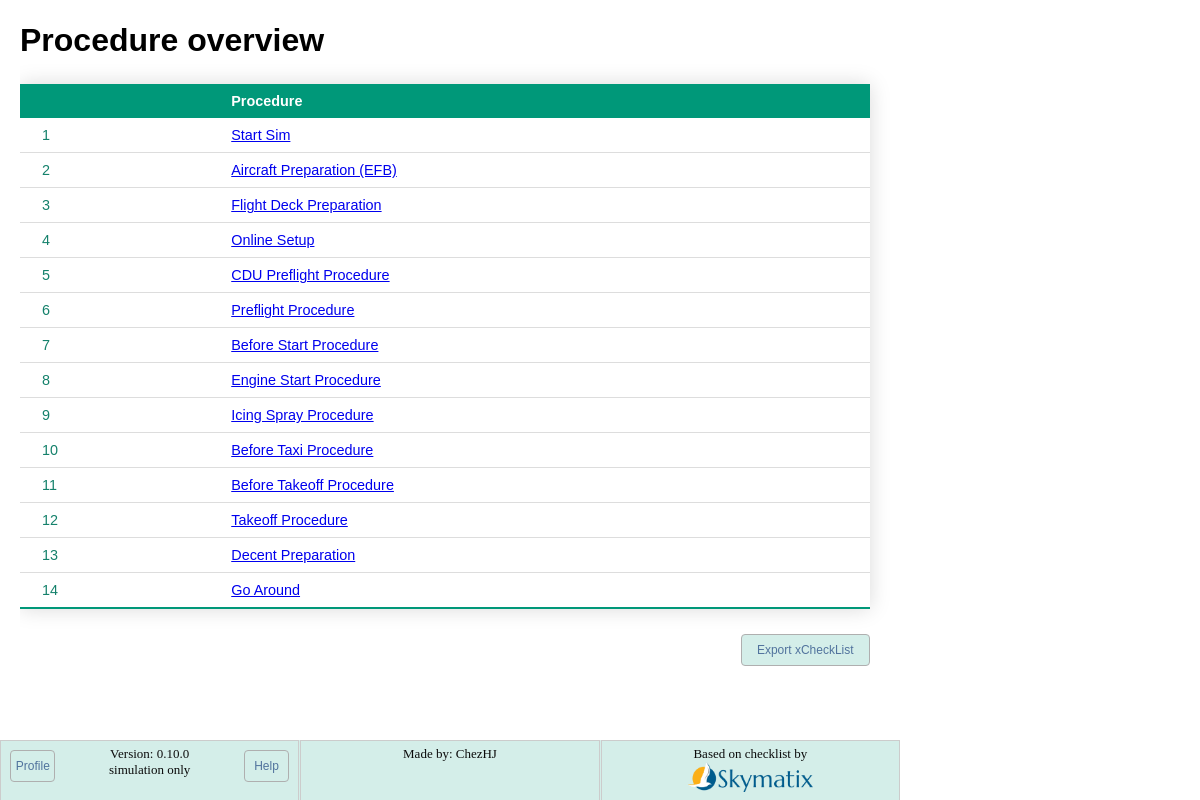
The page /procedures/ on the database as committed earlier.
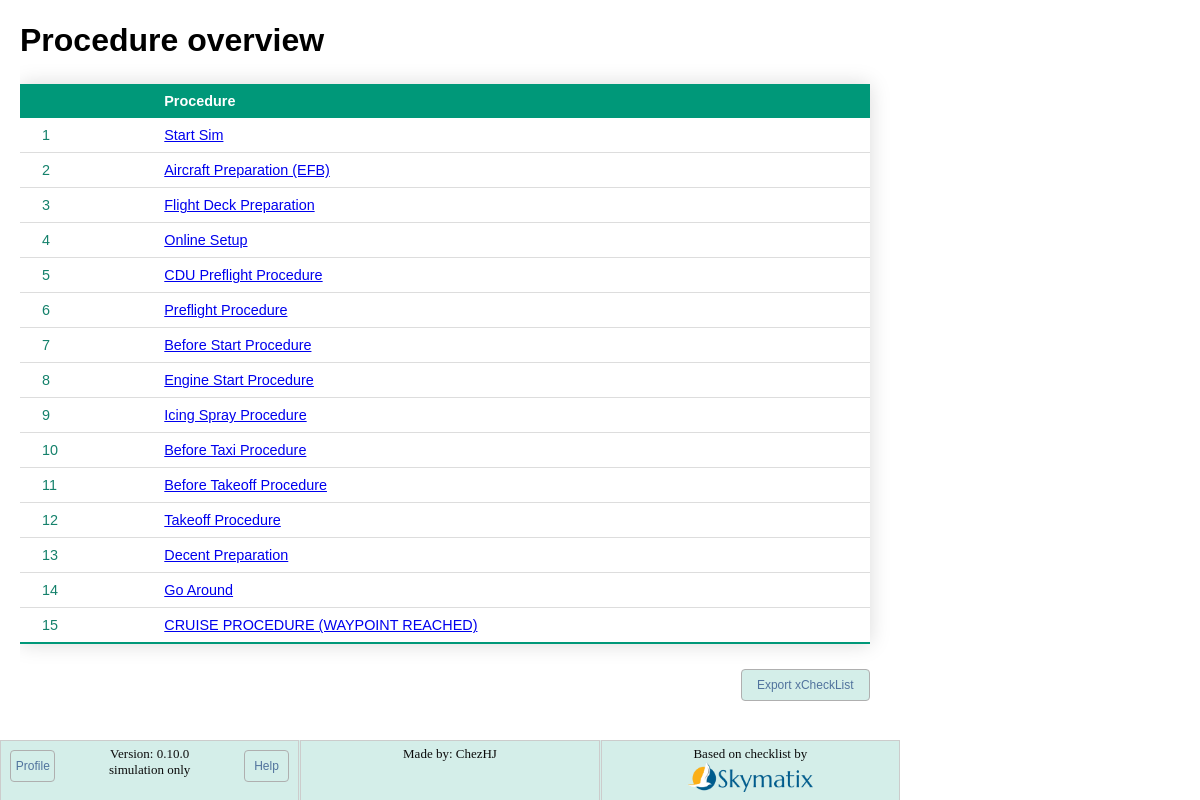
The same page on the database as committed later.
### checklist/models.py (models this page shows, shortened)
class Procedure(models.Model):
    title = models.CharField(max_length=40)
    step = models.PositiveIntegerField()
    slug = models.SlugField(unique=True)
    show_expression = models.TextField(blank=True)
    auto_continue = models.BooleanField(default=False)
    def get_absolute_url(self):
        return reverse("checklist:detail", kwargs={"slug": self.slug})

### checklist/views.py (the view)
# urls.py: path("procedures/", views.IndexView.as_view(), name="index"),
class IndexView(generic.ListView):
    template_name = "checklist/index.html"
    context_object_name = "procedure_list"
    def get_queryset(self):
        return Procedure.objects.order_by("step")

### checklist/templatetags/environment_tags.py (called while the page is built)
@register.filter
def setting(key):
    return getattr(conf_settings, key, None)

### checklist/templates/checklist/index.html (shortened to what this page needs)
{% extends "checklist/base.html" %}
{% block content %}
    <h1 class="styled-text">Procedure overview</h1>
    {% if procedure_list %}
        <div class="table-div">
            <table id="Table1" class="styled-table">
                <thead>
                    <tr>
                        <th>&nbsp;</th>
                        <th>Procedure</th>
                    </tr>
                </thead>
                <tbody>
                    {% for proc in procedure_list %}
                        <tr>
                            <td>{{ forloop.counter }}</td>
                            <td>
                                <a href="{{ proc.get_absolute_url }} ">{{ proc.title }}</a>
                            </td>
                        </tr>
                    {% endfor %}
                </tbody>
            </table>
            <div class="btn-bar">
                <a class="btn btn-right" href=" {% url 'checklist:export' %} ">Export xCheckList</a>
            </div>
        </div>
    {% else %}
        <p>No items are available.</p>
    {% endif %}
{% endblock content %}

### checklist/templates/checklist/base.html (shortened to what this page needs)
<!DOCTYPE html>
<html lang="en">
    <head>
        {% load static %}
        {% load environment_tags %}
        <link rel="stylesheet"
              type="text/css"
              href="{% static 'checklist/style.css' %}">
    </head>
    <body class="body">
        <div class="content" id="content">
            {% block content %}
            {% endblock content %}
        </div>
        <div class="footer">
            <div class="column footer-left">
                <a class="btn btn-left btn-mid" href="{% url 'checklist:profile' %} ">Profile</a>
                Version:  {{ 'VERSION'|setting }}
                <a class="btn btn-right btn-mid"
                   href="https://github.com/chezhj/SmartTrainingChecklist/wiki/Smart-training-checklist-wiki"
                   target="_blank">Help</a>
                <br>
                simulation only
            </div>
            <div class="column footer-center">
                Made by: ChezHJ
                <br>
            </div>
            <div class="column footer-right">
                Based on checklist by
                <br>
                <a href="https://forums.x-plane.org/index.php?/profile/136100-skymatix/"
                   target="_blank">
                    <img src="{% static 'checklist/VA_logo.png' %}"
                         width="124"
                         height="30"
                         alt="Skymatix logo"
                         class="footer-img">
                </a>
            </div>
        </div>
    </body>
</html>

### checklist/static/checklist/style.css (style rules this page uses)
.styled-text { font-family: sans-serif; width: fit-content; }
.styled-table { border-collapse: collapse; margin: 25px 0; font-size: 0.9em; font-family: sans-serif; min-width: 850px; color: #14816b; box-shadow: 0 0 20px rgba(0, 0, 0, 0.15); }
.styled-table thead tr { background-color: #009879; color: #ffffff; text-align: left; }
.styled-table th, .styled-table td { padding: 9px 22px; }
.styled-table tbody tr { border-bottom: 1px solid #dddddd; }
.styled-table tbody tr:last-of-type { border-bottom: 2px solid #009879; }
.btn { font-family: sans-serif; text-align: center; font-size: 12px; color: #51739d; background-color: #d4eee9; border-radius: 4px; width: 15%; padding: 8px 0; border: 1px solid #afafaf; text-decoration: none; cursor: pointer; }
.btn-right { float: right; }
.btn-left { float: left; }
.btn-mid { margin: 1.5%; }
.footer { left: 0; bottom: 0; width: 100%; max-width: 900px; background-color: rgb(212, 238, 233); color: rgb(11, 11, 11); text-align: center; height: 60px; position: absolute; right: 0px; overflow: hidden; display: grid; grid-template-columns: 1fr 1fr 1fr; grid-template-areas: "Left Center Right"; gap: 1px; font-size: 13px; }
.body { height: 100%; width: 100%; min-width: 900px; margin: 0; overflow: auto; }
.content { position: absolute; top: 1px; bottom: 60px; left: 20px; right: 20px; overflow: auto; margin-bottom: 2px; }
.btn-bar { height: 45px; max-width: 850px; }
.column { border: 1px solid #ccc; padding: 5px; }
.footer-img { width: auto; height: 30px; }
.footer-left { grid-area: Left; }
.footer-center { grid-area: Center; }
.footer-right { grid-area: Right; }
.table-div { width: 100% }

Rows that differ between the two databases and show on the page:
added Procedure: title "CRUISE PROCEDURE (WAYPOINT REACHED)"
